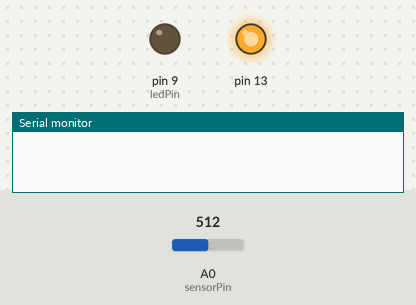
Recording of a sketch running on a simulated Arduino Uno, built with avr-gcc and run on an emulated ATmega328P. Shown: output pins drawn as LEDs (lit = HIGH), the last lines printed to the serial monitor. Inputs (shaded band) come from the test bench; at power-on: A0 (sensorPin) = 512.

Above: at 0.1 s.
At 6.2 s:
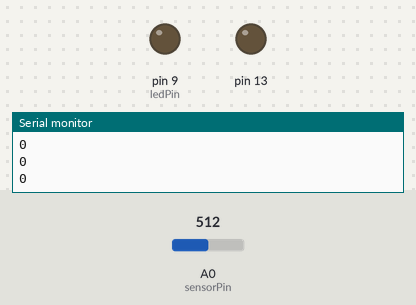
6.3 s: A0 (sensorPin) set to 306
At 7.7 s:
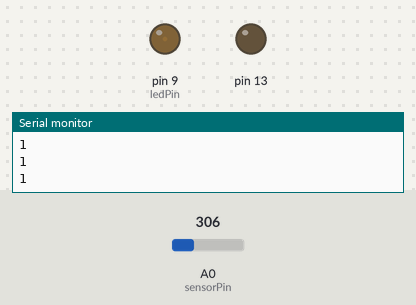
Timing chart, 0 to 9.3 s (numbered marks = the images above; inputs shaded):
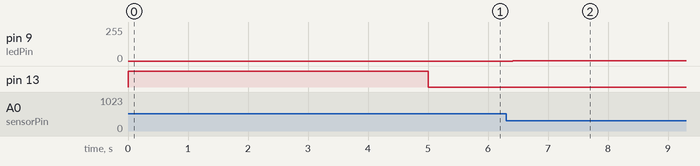

Measured:
- after the input at 6.3 s, pin 9 (ledPin): 0/255 → 1/255 after 0.11 s

The sketch:

4-3_Calibration_and_Smoothing__Quiz2_3_.ino
```cpp
const int sensorPin = A0;    // pin that the sensor is attached to
const int ledPin = 9;        // pin that the LED is attached to
int sensorValue = 0;         // the sensor value
int sensorMin = 1023;        // minimum sensor value
int sensorMax = 0;           // maximum sensor value

const int numReadings = 10;
int readings[numReadings];      // the readings from the analog input
int readIndex = 0;              // the index of the current reading
int total = 0;                  // the running total
int average = 0;                // the average

int Smoothing(int s_value)
{
  total = total - readings[readIndex];  // remove the last reading
  readings[readIndex] = s_value;
  total = total + readings[readIndex];  // add the reading to the total
  readIndex = readIndex + 1;  //next position
  if (readIndex >= numReadings) //10
  {
    readIndex = 0;  // wrap around to the beginning
  }
  average = total / numReadings;
  return average;
}
int Calibration(int s_value)
{
  s_value = map(s_value, sensorMin, sensorMax, 0, 255);
  //map function is linear, so it may greater than 255
  s_value = constrain(s_value, 0, 255);
  //max=255,min=0,return sensorValue
  return s_value;
}
void setup() {
  Serial.begin(9600);
  for (int thisReading = 0; thisReading < numReadings; thisReading++) // initialize
  { readings[thisReading] = 0;}
  pinMode(13, OUTPUT);
  digitalWrite(13, HIGH);
  while (millis() < 5000) // calibrate during the first five seconds
  {
    sensorValue = analogRead(sensorPin);
    if (sensorValue > sensorMax)  // record the maximum
    { sensorMax = sensorValue; }
    if (sensorValue < sensorMin)  // record the minimum
    { sensorMin = sensorValue; }
  }
  digitalWrite(13, LOW);
}

void loop() {
  sensorValue = analogRead(sensorPin);
  sensorValue = Calibration(sensorValue);
  sensorValue = Smoothing(sensorValue);
  delay(10);
  Serial.println(sensorValue);
  analogWrite(ledPin, sensorValue);
}
```
